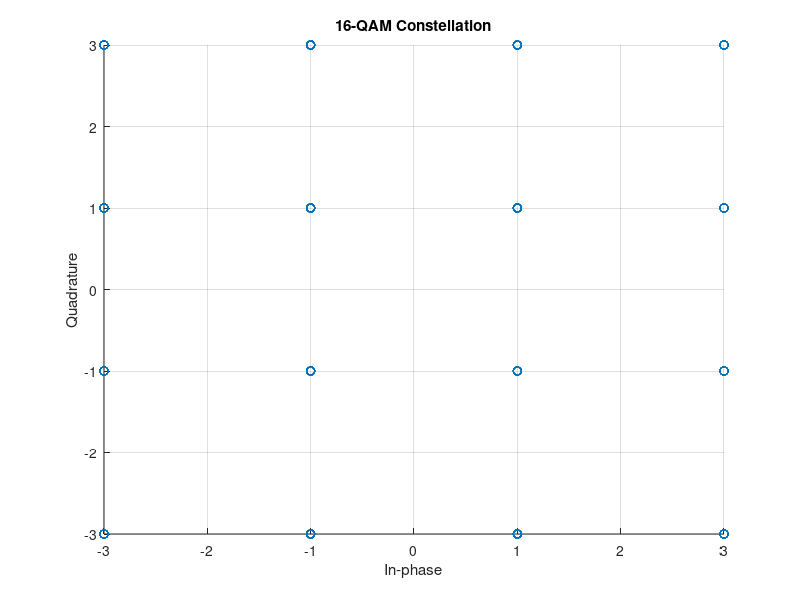

Source code (MATLAB):
% Parameters
M = 16;  % Number of symbols
N = 1000;  % Number of bits

% Generate random bits
bits = randi([0 1], 1, N);

% Convert bits to symbols
symbols = zeros(1, N/4);
for i = 1:N/4
    temp = bits(4*i-3:4*i);
    symbols(i) = (2*temp(1)-1) + 1j*(2*temp(2)-1) + 2*(2*temp(3)-1) + 2j*(2*temp(4)-1);
end

% Plot 16-QAM constellation
figure;
scatter(real(symbols), imag(symbols),'bo');
xlabel('In-phase');
ylabel('Quadrature');
title('16-QAM Constellation');
grid on;
